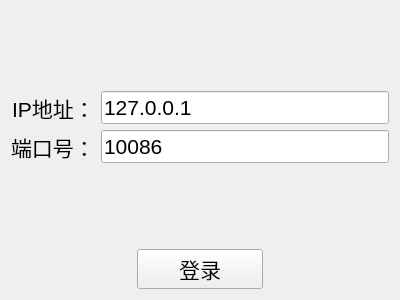
<?xml version="1.0" encoding="UTF-8"?>
<ui version="4.0">
 <class>Widget</class>
 <widget class="QWidget" name="Widget">
  <property name="geometry">
   <rect>
    <x>0</x>
    <y>0</y>
    <width>400</width>
    <height>300</height>
   </rect>
  </property>
  <property name="font">
   <font>
    <pointsize>16</pointsize>
   </font>
  </property>
  <property name="windowTitle">
   <string>客户端</string>
  </property>
  <layout class="QVBoxLayout" name="verticalLayout" stretch="2,1">
   <item>
    <layout class="QFormLayout" name="formLayout">
     <property name="labelAlignment">
      <set>Qt::AlignmentFlag::AlignCenter</set>
     </property>
     <property name="formAlignment">
      <set>Qt::AlignmentFlag::AlignCenter</set>
     </property>
     <item row="0" column="0">
      <widget class="QLabel" name="label">
       <property name="text">
        <string>IP地址：</string>
       </property>
      </widget>
     </item>
     <item row="0" column="1">
      <widget class="QLineEdit" name="lineEdit_IP">
       <property name="text">
        <string>127.0.0.1</string>
       </property>
      </widget>
     </item>
     <item row="1" column="0">
      <widget class="QLabel" name="label_2">
       <property name="text">
        <string>端口号：</string>
       </property>
      </widget>
     </item>
     <item row="1" column="1">
      <widget class="QLineEdit" name="lineEdit_PORT">
       <property name="text">
        <string>10086</string>
       </property>
      </widget>
     </item>
    </layout>
   </item>
   <item>
    <layout class="QHBoxLayout" name="horizontalLayout">
     <item>
      <spacer name="horizontalSpacer">
       <property name="orientation">
        <enum>Qt::Orientation::Horizontal</enum>
       </property>
       <property name="sizeHint" stdset="0">
        <size>
         <width>40</width>
         <height>20</height>
        </size>
       </property>
      </spacer>
     </item>
     <item>
      <widget class="QPushButton" name="pushButton">
       <property name="sizePolicy">
        <sizepolicy hsizetype="MinimumExpanding" vsizetype="Fixed">
         <horstretch>0</horstretch>
         <verstretch>0</verstretch>
        </sizepolicy>
       </property>
       <property name="text">
        <string>登录</string>
       </property>
      </widget>
     </item>
     <item>
      <spacer name="horizontalSpacer_2">
       <property name="orientation">
        <enum>Qt::Orientation::Horizontal</enum>
       </property>
       <property name="sizeHint" stdset="0">
        <size>
         <width>40</width>
         <height>20</height>
        </size>
       </property>
      </spacer>
     </item>
    </layout>
   </item>
  </layout>
 </widget>
 <resources/>
 <connections/>
</ui>
